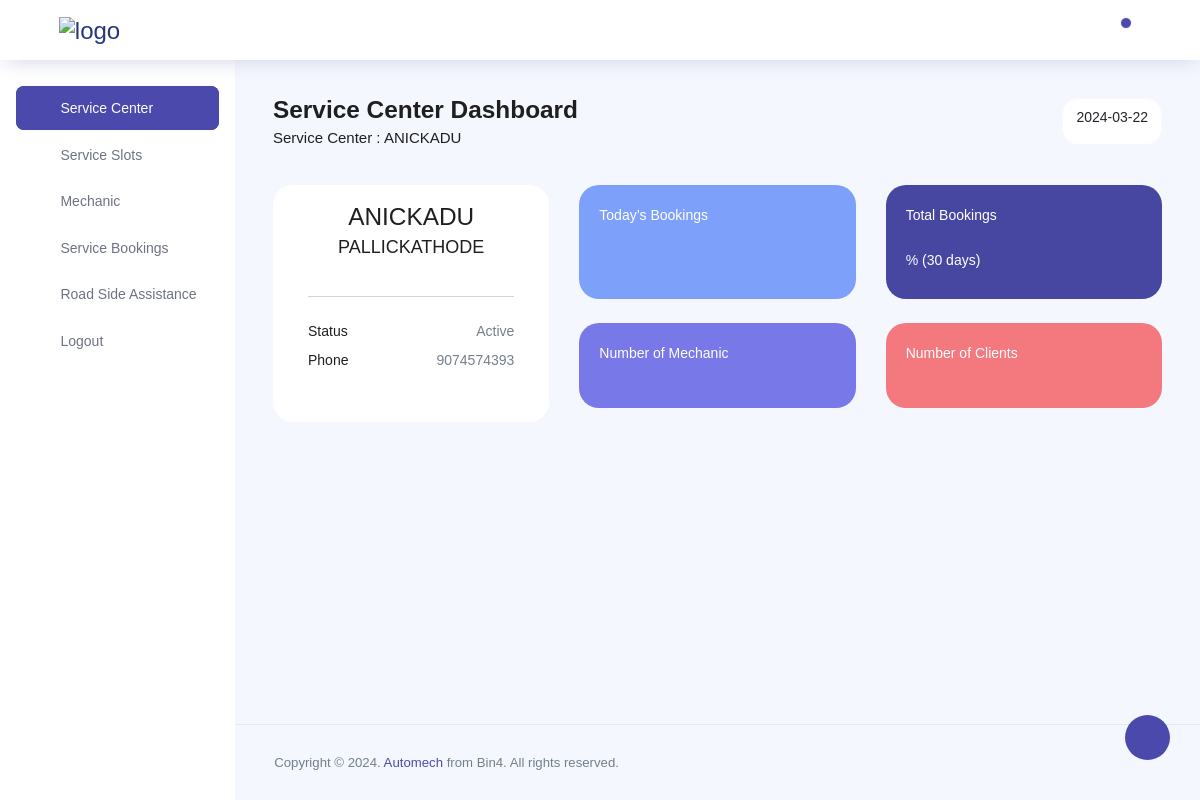
/manager/home/ (signed in), run on the app's committed database.
### client/models.py (models this page shows, shortened)
class ServiceCenter(models.Model):
    place = models.CharField(max_length=100)
    city = models.CharField(max_length=50)
    pincode = models.CharField(max_length=6)
    phone_number = models.CharField(max_length=15)
    latitude = models.DecimalField(max_digits=9, decimal_places=6)
    longitude = models.DecimalField(max_digits=9, decimal_places=6)
    manager = models.OneToOneField(Manager, on_delete=models.SET_NULL, null=True, blank=True, unique=True)
    slug = models.SlugField(unique=True, blank=True)

### client/manager_views.py (the view)
# urls.py: path('home/',views.manager_dashboard,name="manager_home"),
@manager_required
def manager_dashboard(request):
    user = request.user
    center = ServiceCenter.objects.get(manager = user)
    context ={'center':center}
    return render(request, 'manager/manager_dashboard.html',context)

### templates/manager/manager_dashboard.html (shortened to what this page needs)
{% extends 'manager/managerbase.html' %}
{%block content%}
{% load static %}
<div class="row">
  <div class="col-md-12 grid-margin">
    <div class="row">
      <div class="col-12 col-xl-8 mb-4 mb-xl-0">
        <h3 class="font-weight-bold">Service Center Dashboard</h3>
        <h6 class="font-weight-normal mb-0">Service Center : {{center.place}} </h6>
      </div>
      <div class="col-12 col-xl-4">
       <div class="justify-content-end d-flex">
        <div class=" flex-md-grow-1 flex-xl-grow-0">
          <button class="btn btn-sm btn-light bg-white " type="button" id="dropdownMenuDate2" data-toggle="dropdown" aria-haspopup="true" aria-expanded="false">
           <p id="currentDate"></p>
          </button>
        </div>
       </div>
      </div>
    </div>
  </div>
</div>
{% if center %}
<div class="row">
  <div class="col-md-4 grid-margin stretch-card">
    <div class="card">
      <div class="card-body">
        <div class="col-lg-12">
          <div class="border-bottom text-center pb-4">
            <div class="mb-3">
              <h3>{{center.place}}</h3>
              <h4>{{center.city}}</h4>
            </div>
          </div>
          <div class="py-4">
            <p class="clearfix">
              <span class="float-left">
                Status
              </span>
              <span class="float-right text-muted">
                Active
              </span>
              </p>
              <p class="clearfix">
                <span class="float-left">
                  Phone
                </span>
                <span class="float-right text-muted">
                  {{center.phone_number}}
                </span>
          </div>
        </div>
      </div>
    </div>
  </div>
    <div class="col-md-8 grid-margin transparent">
      <div class="row">
        <div class="col-md-6 mb-4 stretch-card transparent">
          <div class="card card-tale">
            <div class="card-body">
              <p class="mb-4">Today’s Bookings</p>
            </div>
          </div>
        </div>
        <div class="col-md-6 mb-4 stretch-card transparent">
          <div class="card card-dark-blue">
            <div class="card-body">
              <p class="mb-4">Total Bookings</p>
              <p>{{per}}% (30 days)</p>
            </div>
          </div>
        </div>
      </div>
      <div class="row">
        <div class="col-md-6 mb-4 mb-lg-0 stretch-card transparent">
          <div class="card card-light-blue">
            <div class="card-body">
              <p class="mb-4">Number of Mechanic</p>
            </div>
          </div>
        </div>
        <div class="col-md-6 stretch-card transparent">
          <div class="card card-light-danger">
            <div class="card-body">
              <p class="mb-4">Number of Clients</p>
            </div>
          </div>
        </div>
      </div>
    </div>
</div>
  {% endif%}
 {%endblock%}

### data on the page
ServiceCenter: place "ANICKADU", city "PALLICKATHODE", phone_number "9074574393"
